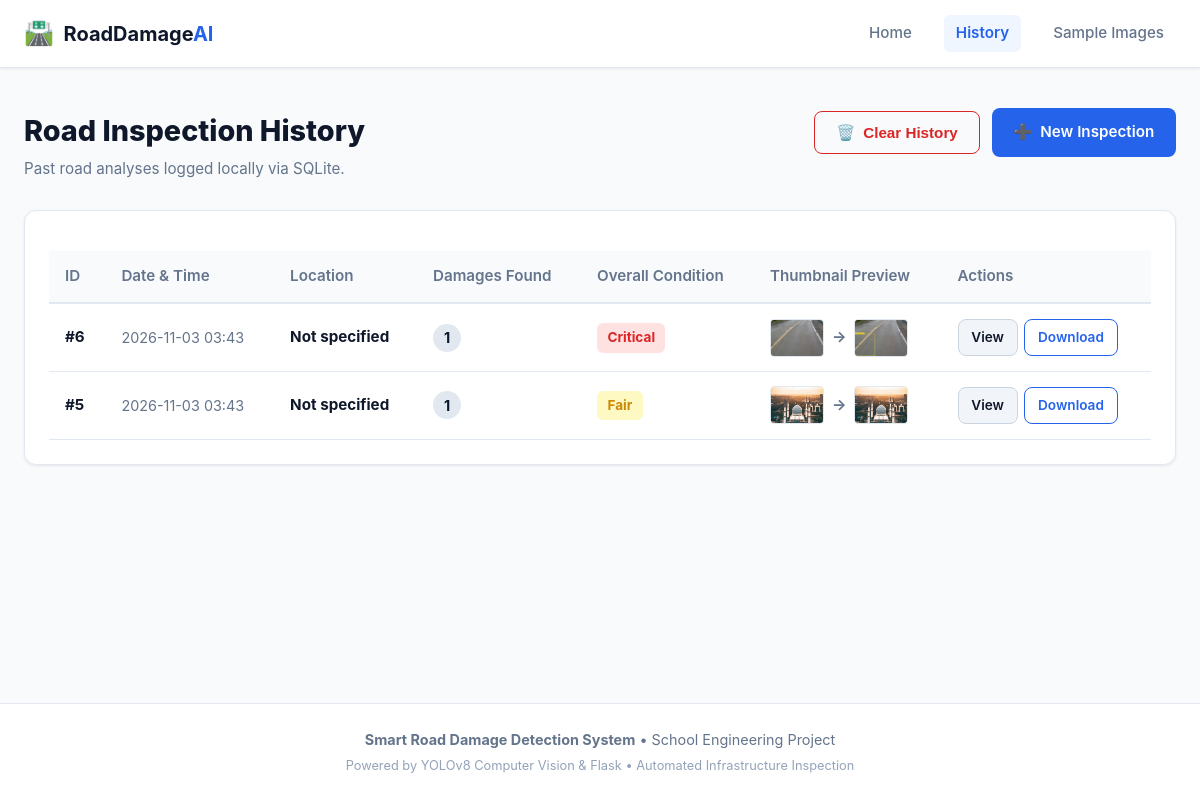
The app's page /history with its own data.
### tables this page shows
CREATE TABLE inspections (
            id INTEGER PRIMARY KEY AUTOINCREMENT,
            timestamp TEXT NOT NULL,
            location TEXT,
            damage_count INTEGER NOT NULL,
            condition TEXT NOT NULL,
            recommendation TEXT,
            original_image TEXT NOT NULL,
            annotated_image TEXT NOT NULL
        );

### app.py (the view)
@app.route("/history")
def history():
    records = database.get_all_inspections()
    return render_template("history.html", records=records)

### database.py (called while the page is built)
def get_connection(db_path=DB_FILE):
    conn = sqlite3.connect(db_path)
    conn.row_factory = sqlite3.Row
    return conn

def get_all_inspections(db_path=DB_FILE):
    conn = get_connection(db_path)
    cursor = conn.cursor()
    cursor.execute("""
        SELECT id, timestamp, location, damage_count, condition, recommendation, original_image, annotated_image
        FROM inspections
        ORDER BY id DESC
    """)
    rows = cursor.fetchall()
    records = [dict(row) for row in rows]
    conn.close()
    return records

### templates/history.html (shortened to what this page needs)
{% extends "base.html" %}
{% block content %}
<div class="page-container">
    <div class="result-top-bar">
        <div>
            <h1 class="page-heading">Road Inspection History</h1>
            <p class="page-subheading">Past road analyses logged locally via SQLite.</p>
        </div>
        <div class="action-buttons-group">
            {% if records %}
            <form action="{{ url_for('clear_history_route') }}" method="POST" onsubmit="return confirm('Are you sure you want to clear all inspection history?');" style="display: inline;">
                <button type="submit" class="btn btn-outline-danger">
                    <span class="btn-icon">🗑️</span> Clear History
                </button>
            </form>
            {% endif %}
            <a href="{{ url_for('index') }}" class="btn btn-primary">
                <span class="btn-icon">➕</span> New Inspection
            </a>
        </div>
    </div>
    <div class="card history-card">
        {% if not records %}
            <div class="empty-detections-box">
                <div class="empty-icon">📋</div>
                <h3>No Inspections Recorded Yet</h3>
                <p>Run your first road damage detection to see the results saved here in the history log.</p>
                <div style="margin-top: 1.5rem;">
                    <a href="{{ url_for('index') }}" class="btn btn-primary">Analyze an Image Now</a>
                </div>
            </div>
        {% else %}
            <div class="table-responsive">
                <table class="data-table history-table">
                    <thead>
                        <tr>
                            <th>ID</th>
                            <th>Date & Time</th>
                            <th>Location</th>
                            <th>Damages Found</th>
                            <th>Overall Condition</th>
                            <th>Thumbnail Preview</th>
                            <th>Actions</th>
                        </tr>
                    </thead>
                    <tbody>
                        {% for r in records %}
                        <tr>
                            <td><strong>#{{ r.id }}</strong></td>
                            <td class="history-date">{{ r.timestamp }}</td>
                            <td><strong>{{ r.location }}</strong></td>
                            <td>
                                <span class="badge-count">{{ r.damage_count }}</span>
                            </td>
                            <td>
                                <span class="condition-badge-sm condition-{{ r.condition | lower }}">
                                    {{ r.condition }}
                                </span>
                            </td>
                            <td>
                                <div class="thumb-pair">
                                    <img src="{{ url_for('static', filename='uploads/' ~ r.original_image) }}" alt="Original" class="history-thumb" title="Original Image">
                                    <span class="thumb-arrow">&rarr;</span>
                                    <img src="{{ url_for('static', filename='results/' ~ r.annotated_image) }}" alt="Annotated" class="history-thumb" title="Annotated AI Result">
                                </div>
                            </td>
                            <td>
                                <div class="action-links">
                                    <a href="{{ url_for('view_history_item', inspection_id=r.id) }}" class="btn btn-sm btn-secondary">
                                        View
                                    </a>
                                    <a href="{{ url_for('download_result', filename=r.annotated_image) }}" class="btn btn-sm btn-outline" download title="Download Annotated Image">
                                        Download
                                    </a>
                                </div>
                            </td>
                        </tr>
                        {% endfor %}
                    </tbody>
                </table>
            </div>
        {% endif %}
    </div>
</div>
{% endblock %}

### static/css/style.css (style rules this page uses)
:root { --primary: #2563eb; --primary-hover: #1d4ed8; --primary-light: #eff6ff; --text-main: #0f172a; --text-muted: #64748b; --bg-page: #f8fafc; --bg-card: #ffffff; --border-color: #e2e8f0; --shadow-sm: 0 1px 3px rgba(0, 0, 0, 0.08); --shadow-md: 0 4px 6px -1px rgba(0, 0, 0, 0.1), 0 2px 4px -2px rgba(0, 0, 0, 0.06); --shadow-lg: 0 10px 15px -3px rgba(0, 0, 0, 0.1), 0 4px 6px -4px rgba(0, 0, 0, 0.05); --cond-good: #16a34a; --cond-good-bg: #dcfce7; --cond-fair: #ca8a04; --cond-fair-bg: #fef9c3; --cond-poor: #ea580c; --cond-poor-bg: #ffedd5; --cond-critical: #dc2626; --cond-critical-bg: #fee2e2; }
* { margin: 0; padding: 0; box-sizing: border-box; }
body { font-family: -apple-system, BlinkMacSystemFont, "Segoe UI", Roboto, Helvetica, Arial, sans-serif; color: var(--text-main); background-color: var(--bg-page); line-height: 1.6; display: flex; flex-direction: column; min-height: 100vh; }
.page-container { max-width: 1200px; margin: 0 auto; padding: 0 1.5rem; }
.card { background: var(--bg-card); border: 1px solid var(--border-color); border-radius: 12px; padding: 2rem; box-shadow: var(--shadow-sm); margin-bottom: 2rem; }
.btn { display: inline-flex; align-items: center; justify-content: center; gap: 0.5rem; padding: 0.7rem 1.3rem; font-size: 0.95rem; font-weight: 600; border-radius: 8px; text-decoration: none; cursor: pointer; border: 1px solid transparent; transition: all 0.2s ease; }
.btn-sm { padding: 0.4rem 0.8rem; font-size: 0.85rem; }
.btn-primary { background-color: var(--primary); color: #ffffff; }
.btn-secondary { background-color: #f1f5f9; color: var(--text-main); border-color: #cbd5e1; }
.btn-outline { background-color: transparent; color: var(--primary); border-color: var(--primary); }
.btn-outline-danger { background-color: transparent; color: var(--cond-critical); border-color: var(--cond-critical); }
.result-top-bar { display: flex; align-items: flex-start; justify-content: space-between; flex-wrap: wrap; gap: 1rem; margin-bottom: 1.75rem; }
.page-heading { font-size: 1.8rem; font-weight: 800; color: var(--text-main); }
.page-subheading { font-size: 0.95rem; color: var(--text-muted); margin-top: 0.2rem; }
.action-buttons-group { display: flex; align-items: center; gap: 0.75rem; flex-wrap: wrap; }
.condition-fair { background-color: var(--cond-fair-bg); color: var(--cond-fair); }
.condition-critical { background-color: var(--cond-critical-bg); color: var(--cond-critical); }
.condition-badge-sm { display: inline-block; padding: 0.25rem 0.65rem; border-radius: 6px; font-size: 0.85rem; font-weight: 700; }
.table-responsive { overflow-x: auto; margin-top: 1rem; }
.data-table { width: 100%; border-collapse: collapse; font-size: 0.95rem; text-align: left; }
.data-table th { background-color: #f8fafc; color: var(--text-muted); font-weight: 600; padding: 0.85rem 1rem; border-bottom: 2px solid var(--border-color); white-space: nowrap; }
.data-table td { padding: 0.9rem 1rem; border-bottom: 1px solid var(--border-color); vertical-align: middle; }
.history-card { padding: 1.5rem; }
.history-date { white-space: nowrap; color: var(--text-muted); font-size: 0.9rem; }
.badge-count { display: inline-flex; align-items: center; justify-content: center; background-color: #e2e8f0; color: var(--text-main); font-weight: 700; border-radius: 50%; width: 28px; height: 28px; font-size: 0.9rem; }
.thumb-pair { display: flex; align-items: center; gap: 0.5rem; }
.history-thumb { width: 54px; height: 38px; object-fit: cover; border-radius: 4px; border: 1px solid var(--border-color); }
.thumb-arrow { color: var(--text-muted); font-weight: bold; }
.action-links { display: flex; gap: 0.4rem; }

### records on screen
inspections: id "6", timestamp "2026-11-03 03:43", location "Not specified", damage_count "1", condition "Critical", original_image (picture), annotated_image (picture)
inspections: id "5", timestamp "2026-11-03 03:43", location "Not specified", damage_count "1", condition "Fair", original_image (picture), annotated_image (picture)
